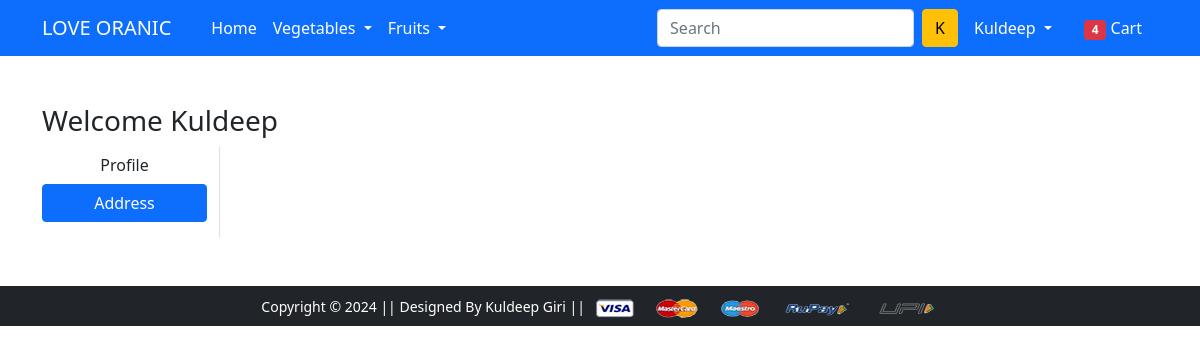
Page /address/ (signed in) on the earlier database version.
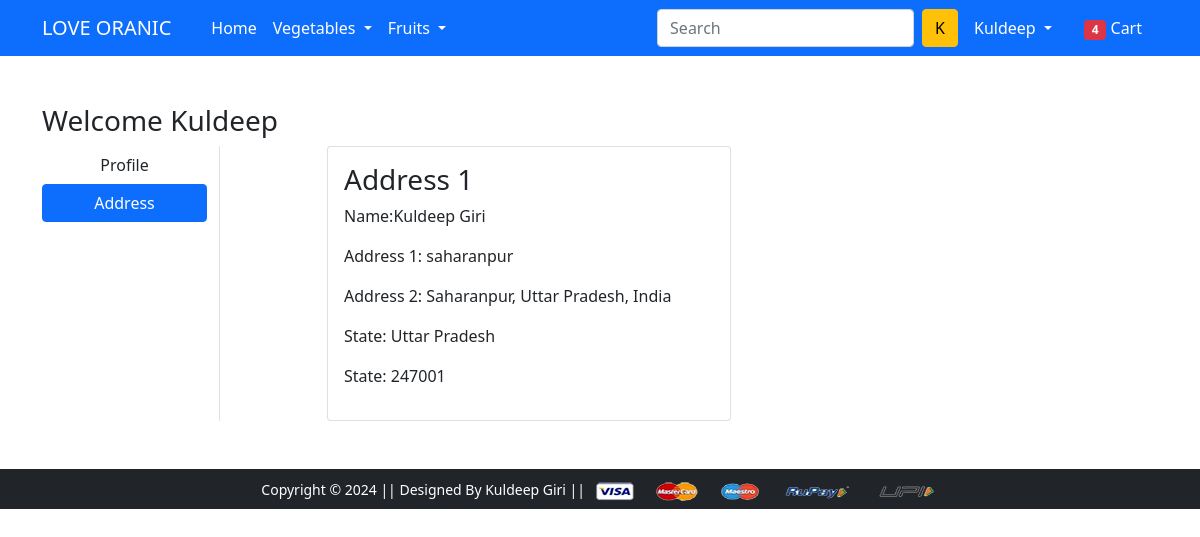
Same page on the later database version.
### app/models.py (models this page shows)
class Customer(models.Model):
    user=models.ForeignKey(User,on_delete=models.CASCADE)
    name=models.CharField(max_length=200)
    locality=models.CharField(max_length=200)
    city=models.CharField(max_length=50)
    zipcode=models.IntegerField()
    state=models.CharField(choices=STATE_CHOICE,max_length=50)

### app/views.py (the view)
# urls.py: path('address/', views.address, name='address'),
def address(request):
 add=Customer.objects.filter(user=request.user)
 return render(request, 'app/address.html',{'add':add,'active':'btn-primary'})

### app/templates/app/address.html (shortened to what this page needs)
{% extends 'app/base.html' %}
{% load static %}
{% block main-content %}
<div class="container my-5">
 <div class="row">
    <h3>Welcome <span class="text-capitalize"> {{request.user}}</span></h3>
  <div class="col-sm-2 border-end">
   <ul class="list-unstyled">
    <li class="d-grid"><a href="{% url 'profile' %}" class="btn ">Profile</a></li>
    <li class="d-grid"><a href="{% url 'address' %}" class="btn {{active}}">Address</a></li>
   </ul>
  </div>
  <div class="col-sm-9 offset-sm-1">
   <div class="row">
    {% for ad in add %}
    <div class="col-sm-6">
     <div class="card">
      <div class="card-body">
       <h3>Address {{forloop.counter}}</h3>
       <p>Name:{{ad.name}}</p>
       <p>Address 1: {{ad.locality}}</p>
       <p>Address 2: {{ad.city}}</p>
       <p>State: {{ad.state}}</p>
       <p>State: {{ad.zipcode}}</p>
      </div>
     </div>
    </div>
     {% endfor %}
   </div>
  </div>
 </div>
</div>
{% endblock main-content %}

### app/templates/app/base.html (shortened to what this page needs)
<!doctype html>
{% load static %}
<html lang="en">
  <head>
    <link href="https://cdn.jsdelivr.net/npm/bootstrap@5.0.0-beta1/dist/css/bootstrap.min.css" rel="stylesheet">
    <link rel="stylesheet" href="{% static 'app/css/owl.carousel.min.css' %}">
    <link rel="stylesheet" href="{% static 'app/css/all.min.css' %}">
    <link rel="stylesheet" href="{% static 'app/css/style.css' %}">
  </head>
  <body>
    <nav class="navbar navbar-expand-lg navbar-dark bg-primary">
     <div class="container">
      <a class="navbar-brand" href="#">LOVE ORANIC</a>
       <div class="collapse navbar-collapse" id="navbarSupportedContent">
         <ul class="navbar-nav me-auto mb-2 mb-lg-0">
           <li class="nav-item">
             <a class="nav-link active" aria-current="page" href="/">Home</a>
           </li>
           <li class="nav-item dropdown">
             <a class="nav-link dropdown-toggle text-white" href="#" id="electronicsDropdown" role="button" data-bs-toggle="dropdown" aria-expanded="false">
               Vegetables
             </a>
           </li>
           <li class="nav-item dropdown">
             <a class="nav-link dropdown-toggle text-white" href="#" id="fashionDropdown" role="button" data-bs-toggle="dropdown" aria-expanded="false">
               Fruits
             </a>
           </li>
         </ul>
         <form class="d-flex">
           <input class="form-control me-2" type="search" placeholder="Search" aria-label="Search">
           <button class="btn btn-warning" type="submit">K</button>
         </form>
         <div>
          <ul class="navbar-nav me-auto mb-2 mb-lg-0">
            {% if request.user.is_authenticated %}
           <li class="nav-item dropdown mx-2">
              <a class="nav-link dropdown-toggle text-white" href="#" id="profileDropdown" role="button" data-bs-toggle="dropdown" aria-expanded="false">
                {{request.user.username|capfirst}}
              </a>
            </li>
            <li class="nav-item mx-2">
             <a href="{% url 'showcart' %}" class="nav-link text-white"><span class="badge bg-danger">4</span> Cart </a>
            </li>
            {% endif %}
          </ul>
         </div>
       </div>
     </div>
    </nav>
    {% block main-content %} {% endblock main-content %}
    <footer class="container-fluid bg-dark text-center p-2 mt-5">
        <small class="text-white">Copyright &copy; 2024 || Designed By Kuldeep Giri || </small>
        <img src="{% static 'app/images/payment.png' %}" alt="" srcset="" class="img-fluid" height="2px">
    </footer>
  </body>
</html>

Differences in the rows shown:
added Customer: name "Kuldeep Giri", locality "saharanpur", city "Saharanpur, Uttar Pradesh, India", state "Uttar Pradesh", zipcode "247001"
